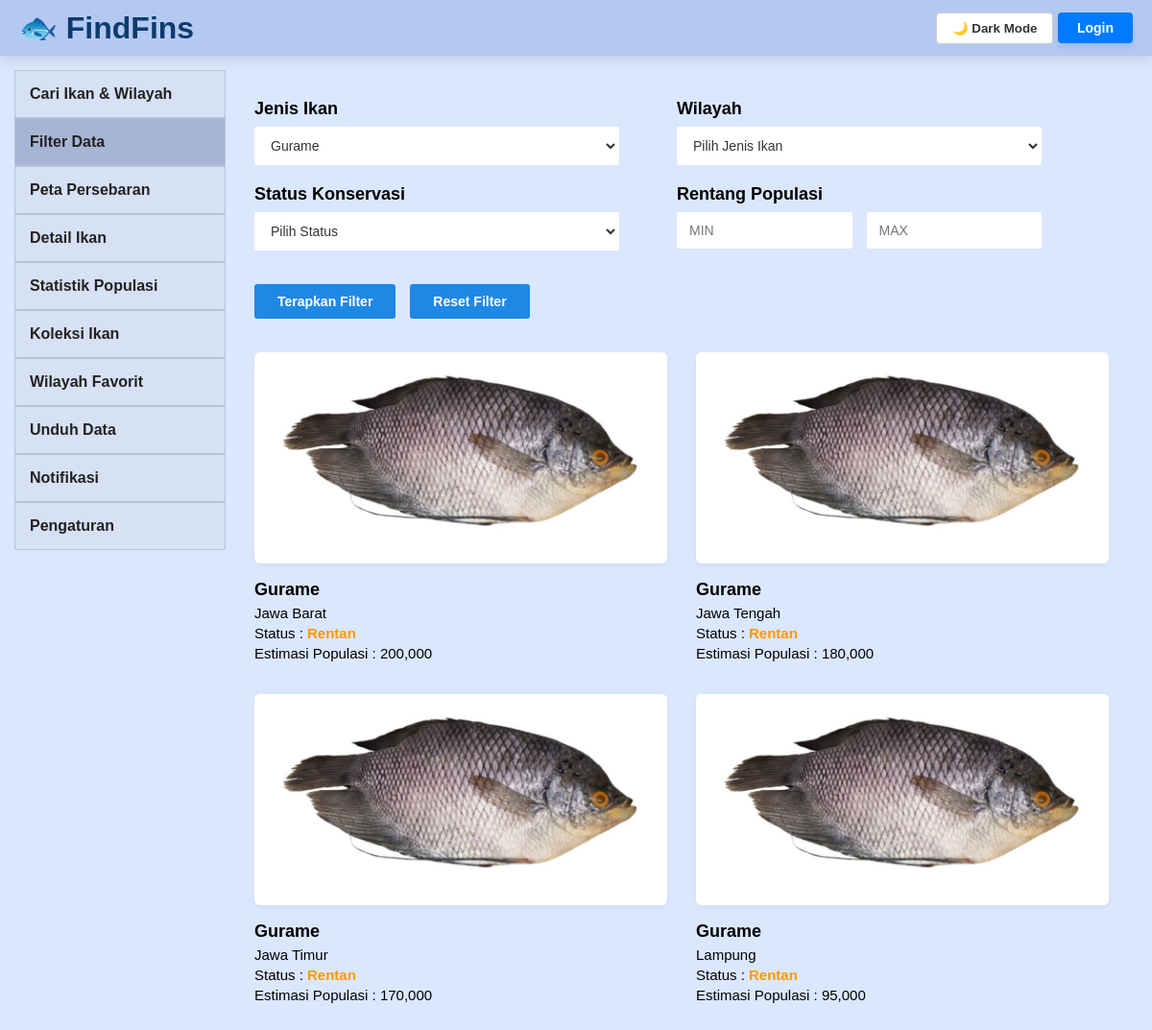
Page /pages/filter.php?fish=5 on the committed database.
### tables this page shows
CREATE TABLE MsFishDetail (
    fish_id             INT AUTO_INCREMENT PRIMARY KEY,
    fish_name           VARCHAR(100) NOT NULL,
    phylum              VARCHAR(100) DEFAULT NULL,
    class_name          VARCHAR(100) DEFAULT NULL,
    order_name          VARCHAR(100) DEFAULT NULL,
    family              VARCHAR(100) DEFAULT NULL,
    genus               VARCHAR(100) DEFAULT NULL,
    habitat             VARCHAR(100) DEFAULT NULL,
    size_info           VARCHAR(150) DEFAULT NULL,
    food                VARCHAR(150) DEFAULT NULL,
    conservation_status enum('Aman','Rentan','Terancam','Kritis') DEFAULT 'Aman',
    fish_image          VARCHAR(255) DEFAULT NULL
);

### pages/filter.php (the view, shortened to what this page needs)
<?php
$currentPage = 'filter';
require_once "../config/db.php";
$fish = $_GET['fish'] ?? '';
$minPop = $_GET['min_pop'] ?? '';
$maxPop = $_GET['max_pop'] ?? '';
$sql = "
SELECT DISTINCT
    f.fish_id,
    f.fish_name,
    f.fish_image,
    f.conservation_status,
    r.region_name,
    g.population
FROM MsFishDetail f
JOIN MsFishGeo g ON f.fish_id = g.fish_id
JOIN MsRegion r ON g.region_id = r.region_id
WHERE 1=1
";
if ($fish != '') {
    $sql .= " AND f.fish_id = '".mysqli_real_escape_string($conn,$fish)."'";
}
$result = mysqli_query($conn,$sql);
$fishList = mysqli_query($conn, "SELECT fish_id, fish_name FROM MsFishDetail");
?>
<!DOCTYPE html>
<html lang="en">
<head>
    <link rel="stylesheet" href="../assets/css/filter.css">
</head>
<body>
    <div class="topbar">
        <div class="logo">
            <a href="../index.php">🐟 FindFins</a>
        </div>
        <div class="topbar-right">
            <button id="darkModeBtn">
            </button>
            <?php if (isset($_SESSION['username'])): ?>
                <span class="user-greeting">
                    Halo, <?= htmlspecialchars($_SESSION['username']) ?>
                </span>
            <?php else: ?>
                <a href="../login.php" class="btn-login">
                    Login
                </a>
            <?php endif; ?>
        </div>
    </div>
    <div class="page-container">
        <aside class="sidebar">
            <a href="search.php" class="<?= $currentPage == 'search' ? 'active' : '' ?>">Cari Ikan & Wilayah</a>
            <a href="filter.php" class="<?= $currentPage == 'filter' ? 'active' : '' ?>">Filter Data</a>
            <a href="peta.php" class="<?= $currentPage == 'peta' ? 'active' : '' ?>">Peta Persebaran</a>
            <a href="detail.php" class="<?= $currentPage == 'detail' ? 'active' : '' ?>">Detail Ikan</a>
            <a href="population.php" class="<?= $currentPage == 'population' ? 'active' : '' ?>">Statistik Populasi</a>
            <a href="collection.php" class="<?= $currentPage == 'collection' ? 'active' : '' ?>">Koleksi Ikan</a>
            <a href="favorite.php" class="<?= $currentPage == 'favorite' ? 'active' : '' ?>">Wilayah Favorit</a>
            <a href="download.php" class="<?= $currentPage == 'download' ? 'active' : '' ?>">Unduh Data</a>
            <a href="notification.php" class="<?= $currentPage == 'notification' ? 'active' : '' ?>">Notifikasi</a>
            <a href="setting.php" class="<?= $currentPage == 'setting' ? 'active' : '' ?>">Pengaturan</a>
        </aside>
        <div class="content">
            <form method="GET" class="filter-form">
                <div class="search-row">
                    <label>Jenis Ikan</label>
                    <select name="fish">
                        <?php mysqli_data_seek($fishList, 0); ?>
                        <?php while($f = mysqli_fetch_assoc($fishList)): ?>
                            <option value="<?= $f['fish_id'] ?>" <?= $fish == $f['fish_id'] ? 'selected' : '' ?>>
                                <?= htmlspecialchars($f['fish_name']) ?>
                            </option>
                        <?php endwhile; ?>
                    </select>
                </div>
                <div class="search-row">
                    <label>Wilayah</label>
                    <select name="region">
                        <option value="">Pilih Jenis Ikan</option>
                    </select>
                </div>
                <div class="search-row">
                    <label>Status Konservasi</label>
                    <select name="status">
                        <option value="">Pilih Status</option>
                    </select>
                </div>
                <div class="search-row">
                    <label>Rentang Populasi</label>
                    <div class="range-inputs">
                        <input type="number" name="min_pop" placeholder="MIN" value="<?= htmlspecialchars($minPop) ?>">
                        <input type="number" name="max_pop" placeholder="MAX" value="<?= htmlspecialchars($maxPop) ?>">
                    </div>
                </div>
                <div class="form-actions">
                    <button type="submit" class="btn-apply">Terapkan Filter</button>
                    <button type="button" class="btn-reset" onclick="window.location='filter.php'">Reset Filter</button>
                </div>
            </form>
            <div class="results">
                <?php if (mysqli_num_rows($result) > 0): ?>
                    <?php while($row = mysqli_fetch_assoc($result)): ?>
                        <div class="fish-card">
                            <div class="card-image-wrapper">
                                <img src="../<?= htmlspecialchars($row['fish_image']) ?>" alt="<?= htmlspecialchars($row['fish_name']) ?>">
                            </div>
                            <div class="fish-info">
                                <h4><?= htmlspecialchars($row['fish_name']) ?></h4>
                                <p><?= htmlspecialchars($row['region_name']) ?></p>
                                <?php
                                    $status = $row['conservation_status'];
                                    if ($status == 'Aman') {
                                        $statusClass = 'safe';
                                    } elseif ($status == 'Rentan') {
                                        $statusClass = 'warning';
                                    } else {
                                        $statusClass = 'danger';
                                    }
                                ?>
                                <div class="fish-status">
                                    Status : <span class="<?= $statusClass ?>"><?= htmlspecialchars($row['conservation_status']) ?></span>
                                </div>
                                <p>Estimasi Populasi : <?= number_format($row['population']) ?></p>
                            </div>
                        </div>
                    <?php endwhile; ?>
                <?php else: ?>
                    <p style="grid-column: span 2;">Data tidak ditemukan.</p>
                <?php endif; ?>
            </div>
        </div> </div>
</body>
</html>

### assets/css/filter.css (style rules this page uses)
* { margin: 0; padding: 0; box-sizing: border-box; font-family: Arial, sans-serif; transition: background 0.3s ease, color 0.3s ease, border-color 0.3s ease, box-shadow 0.3s ease; }
body { background: #dbe7ff; font-family: Arial, sans-serif; color: #E5F0FF; transition: background 0.3s, color 0.3s; }
.page-container { display: flex; padding: 15px; }
.topbar { display: flex; justify-content: space-between; align-items: center; background: #b4c9f1; padding: 10px 20px; box-shadow: 0 5px 12px rgba(0, 0, 0, 0.1); }
.sidebar { width: 220px; }
.sidebar a { display: block; padding: 15px; text-decoration: none; color: #222; border: 1px solid #b8c3d6; background: #d7e1f4; font-weight: bold; }
.active { background: #A6B5D4 !important; }
.content { flex: 1; padding: 30px; }
.logo { font-size: 32px; font-weight: 800; color: #0c3b6e; }
.logo a { text-decoration: none; color: #0c3b6e; }
#darkModeBtn { background: #fff; color: #333; border: 1px solid #ccc; padding: 8px 16px; border-radius: 4px; cursor: pointer; font-weight: bold; }
.btn-login { display: inline-block; background-color: #007bff; color: white; text-decoration: none; padding: 8px 20px; border-radius: 4px; font-weight: bold; font-size: 14px; box-shadow: 0 4px 6px rgba(0, 123, 255, 0.15); transition: background-color 0.2s; }
.filter-form { display: grid; grid-template-columns: repeat(2, 380px); gap: 20px 60px; margin-bottom: 35px; }
.search-row { display: flex; flex-direction: column; gap: 8px; }
.search-row label { font-size: 18px; font-weight: bold; color: #000000; }
.filter-form select, .filter-form input[type="number"] { width: 100%; padding: 10px 12px; font-size: 14px; border: 1px solid #ffffff; background-color: #ffffff; color: #333; border-radius: 2px; box-sizing: border-box; }
.range-inputs { display: flex; gap: 15px; }
.range-inputs input { flex: 1; text-align: left; }
.form-actions { grid-column: span 2; display: flex; gap: 15px; margin-top: 15px; }
.btn-apply, .btn-reset { background-color: #1e88e5 !important; color: #ffffff !important; padding: 10px 24px; font-size: 14px; font-weight: bold; border: none; border-radius: 3px; cursor: pointer; transition: background 0.2s; }
.results { display: grid; grid-template-columns: repeat(2, 1fr); gap: 30px; margin-top: 20px; clear: both; }
.fish-card { display: flex; flex-direction: column; gap: 12px; width: 100%; box-sizing: border-box; background-color: transparent; }
.card-image-wrapper { background-color: #ffffff; padding: 0; display: flex; justify-content: center; align-items: center; width: 100%; height: 220px; border-radius: 6px; box-shadow: 0 2px 5px rgba(0,0,0,0.05); overflow: hidden; }
.fish-card img { width: 100%; height: 100%; object-fit: cover; object-position: center; }
.fish-info h4 { font-size: 18px; font-weight: bold; margin: 5px 0; color: #000; }
.fish-info p { margin: 4px 0; font-size: 15px; color: #000; }
.fish-status { font-size: 15px; margin: 4px 0; color: black; }
.fish-status .warning { color: #ff9800; font-weight: bold; }

### rows in the picture
msfishdetail: fish_image (picture), fish_name "Gurame", region_name "Jawa Barat", conservation_status "Rentan", population "200,000", region_name "Jawa Tengah", population "180,000", region_name "Jawa Timur", population "170,000", region_name "Lampung", population "95,000"

### other values in the picture
form field fish "Gurame"
